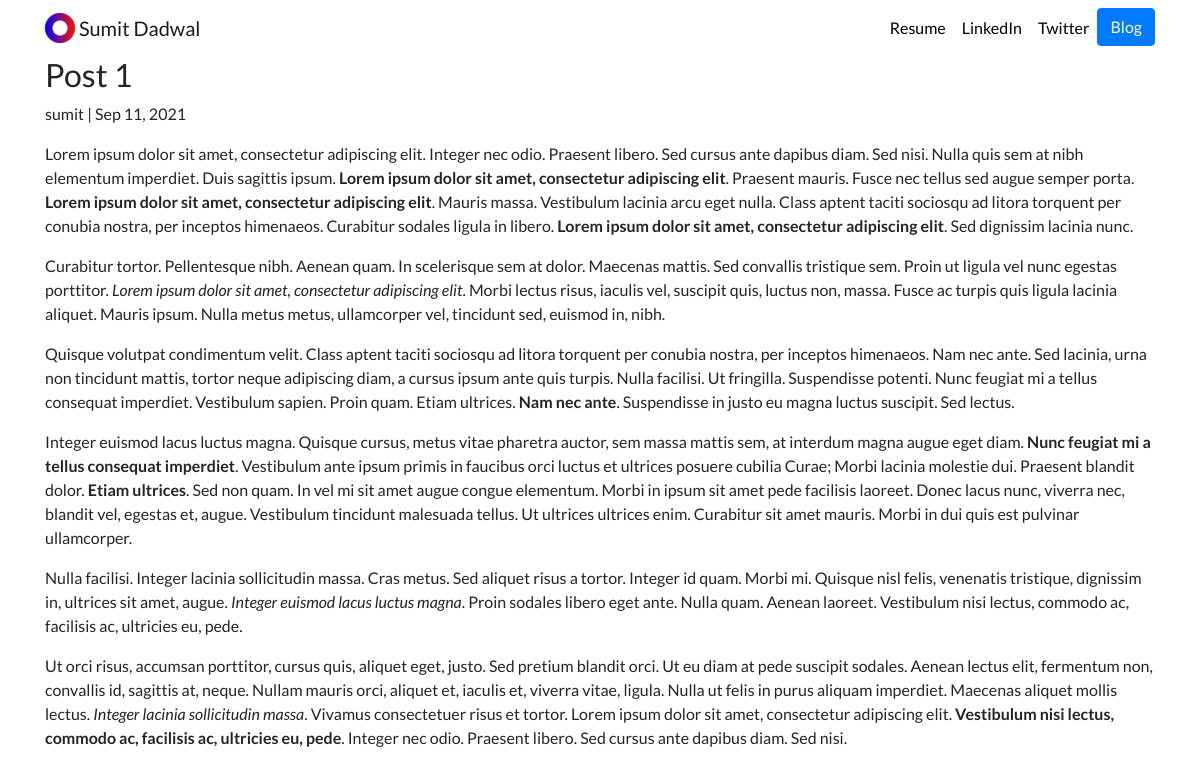
The app's page /blog/2/ with its own data.
### blog/models.py (models this page shows, shortened)
class Post(models.Model):
    title = models.CharField(max_length=100)
    description = models.TextField()
    author = models.ForeignKey(User, on_delete=models.CASCADE)
    date_posted = models.DateTimeField(default=timezone.now())

### blog/views.py (the view)
# urls.py: path('<int:pk>/', PostDetailView.as_view(), name='blog-details'),
class PostDetailView(DetailView):
    model = Post
    template_name = 'blog/details.html'

### blog/templates/blog/details.html
{% extends 'portfolio/base.html' %}
{% block content %}
<h2>{{object.title}}</h2>
<p>{{object.author}} | {{post.date_posted|date:'M d, Y'}}</p>
<p>{{object.description|safe}}</p>
{% endblock content %}

### portfolio/static/portfolio/custom.css (style rules this page uses)
body { font-family: 'Lato', sans-serif; }

### records on screen
Post: title "Post 1", author "sumit", date_posted "Sep 11, 2021", description "Lorem ipsum dolor sit amet, consectetur adipiscing elit. Integer nec odio. Praesent libero. Sed cursus ante dapibus diam. Sed nisi. Nulla quis sem at nibh elementum imperdiet. Duis sagittis ipsum. Lorem ipsum dolor sit amet, consectetur adipiscing elit . Praesent mauris. Fusce nec tellus sed augue semper porta. Lorem ipsum dolor sit amet, consectetur adipiscing elit . Mauris massa. Vestibulum lacinia arcu eget nulla. Class aptent taciti sociosqu ad litora torquent per conubia nostra, per inceptos himenaeos. Curabitur sodales ligula in libero. Lorem ipsum dolor sit amet, consectetur adipiscing elit . Sed dignissim lacinia nunc. Curabitur tortor. Pellentesque nibh. Aenean quam. In scelerisque…"
